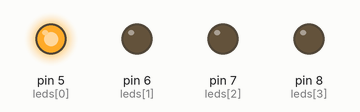
This sketch was run on a simulated Arduino Uno, built with avr-gcc and run on an emulated ATmega328P. On the bench: output pins drawn as LEDs (lit = HIGH).

Above: at 0.1 s.
At 0.7 s:
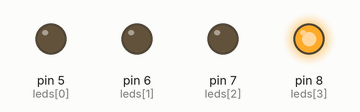
At 1.3 s:
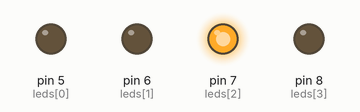
At 2.7 s:
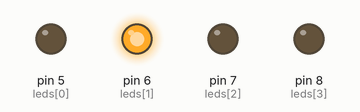
Timing chart, 0 to 3.0 s (numbered marks = the images above):
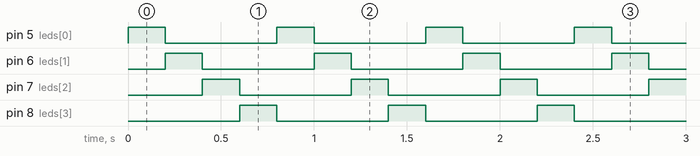

Measured:
- by itself, pin 5 (leds[0]), pin 6 (leds[1]), pin 7 (leds[2]), pin 8 (leds[3]): alternates HIGH for 0.20 s and LOW for 0.60 s
- by itself, everything shown: repeats every 0.80 s, in 4 steps

The sketch:

escudero_ej1.ino
```cpp
/*
  secuencial

  En este programa se define una función conteniendo dos bucles que encienden y apagan los 4 leds del circuto
  de manera secuencial durante 200ms.

  Como puede observarse, al tamaño del array en los bucles debemos dividirlo por el tamaño de una variable int o de otro tipo dado el caso.
  Esto es debido a que la función sizeof() devuelve el tamaño del array en bytes y un int en arduino ocupa 2 bytes.
}
*/

int leds[4]= {5,6,7,8}; //Definimos el array de int que contiene los identificadores de los leds.

void setup() {
  for(int i=0; i<sizeof(leds)/sizeof(int); i++){ //Definimos el modo de los pines como outputs, para ello recorremos el array una vez usando la función pinMode().
    pinMode(leds[i], OUTPUT);
  }
}

void loop() {
  secuencial(); //Llamada a nuestro método.
}

void secuencial(){
  for(int i=0; i<sizeof(leds)/sizeof(int); i++){ //En este método recorremos un bucle for en el cual encendemos el led, esperamos 200ms y apagamos ese led.
    digitalWrite(leds[i], HIGH);                 //El bucle recorre las 4 posiciones del array con lo que los leds se encenderán y apagarán de forma secuencial.
    delay(200);
    digitalWrite(leds[i], LOW);
  }
}
```
